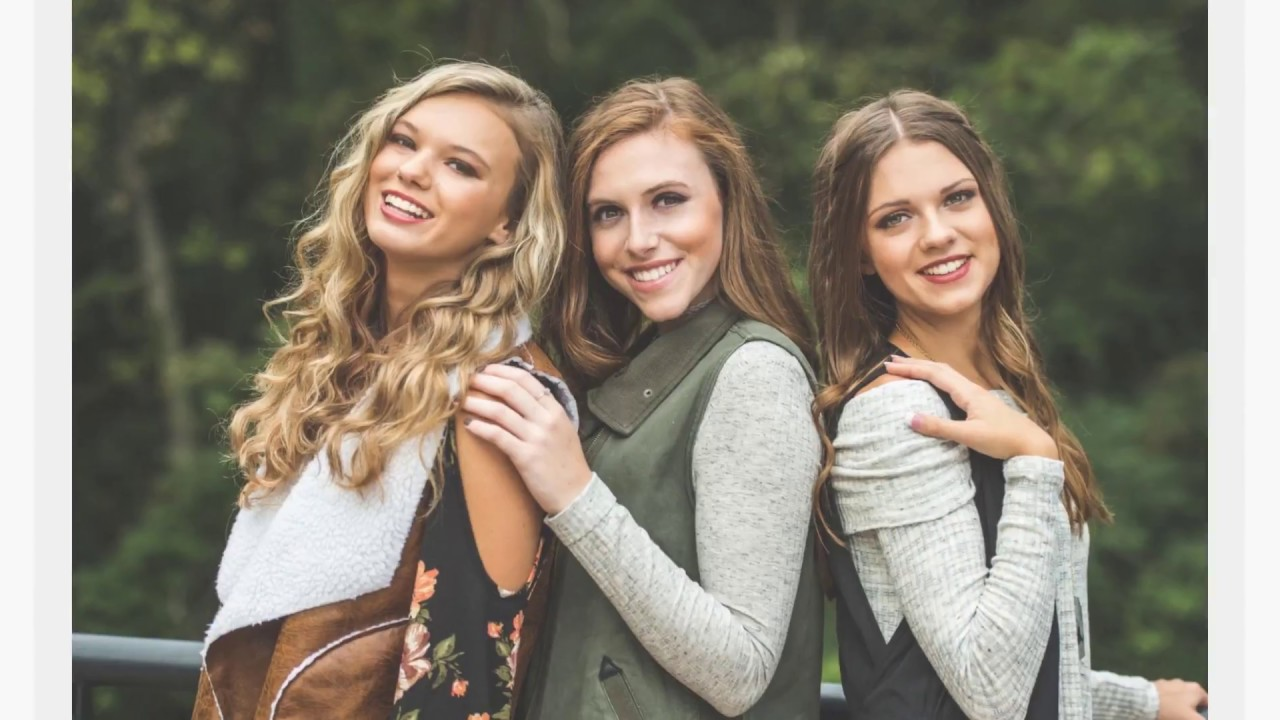
#> input picture maxresdefault.jpg, 1280 x 720 px, found by its file name
$ jupyter execute 'OpenCV(Face & Eye Detection).ipynb'
#> lines starting #> are read from the running program, lines starting #| are printed output that depends on the picture; after the words box and inside, x2 and y2 are one past the last pixel; in counts of white or black regions, pixels touching at a corner belong together
[cell 1]
import cv2
import numpy as np

[cell 2]
face_classifier = cv2.CascadeClassifier(r'C:\Users\Pavan\Desktop\Data Science Material\haarcascade_frontalface_default.xml')

[cell 3]
image =cv2.imread(r'C:\Users\Pavan\Desktop\Data Science Material\maxresdefault.jpg')
#> image is the input picture: shape (720, 1280, 3); mean B, G, R 117.3, 130.2, 137.3
cv2.imshow('Original-Image', image)
cv2.waitKey()

gray = cv2.cvtColor(image, cv2.COLOR_BGR2GRAY)
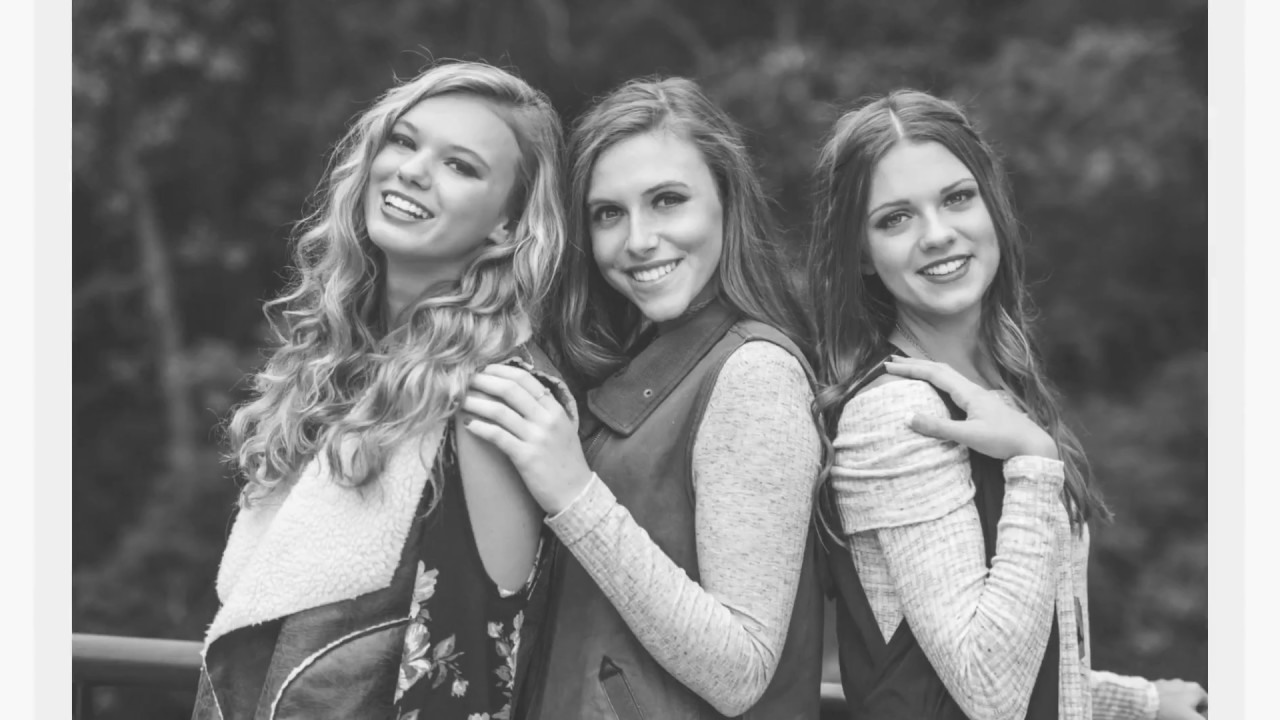
#> gray: shape (720, 1280); min 44, max 253, mean 130.9

faces = face_classifier.detectMultiScale(gray, 1.3, 5)
#> faces = [[560, 139, 172, 172], [846, 142, 170, 170]]

if faces is ():
    print('No faces found')

for (x,y,w,h) in faces:
    cv2.rectangle(image, (x,y), (x+w, y+h), (0, 255, 128), 2)
    cv2.imshow('face_detection', image)
    cv2.waitKey()
#> this loop made 2 passes
#> pass 1, `cv2.imshow('face_detection', image)`:
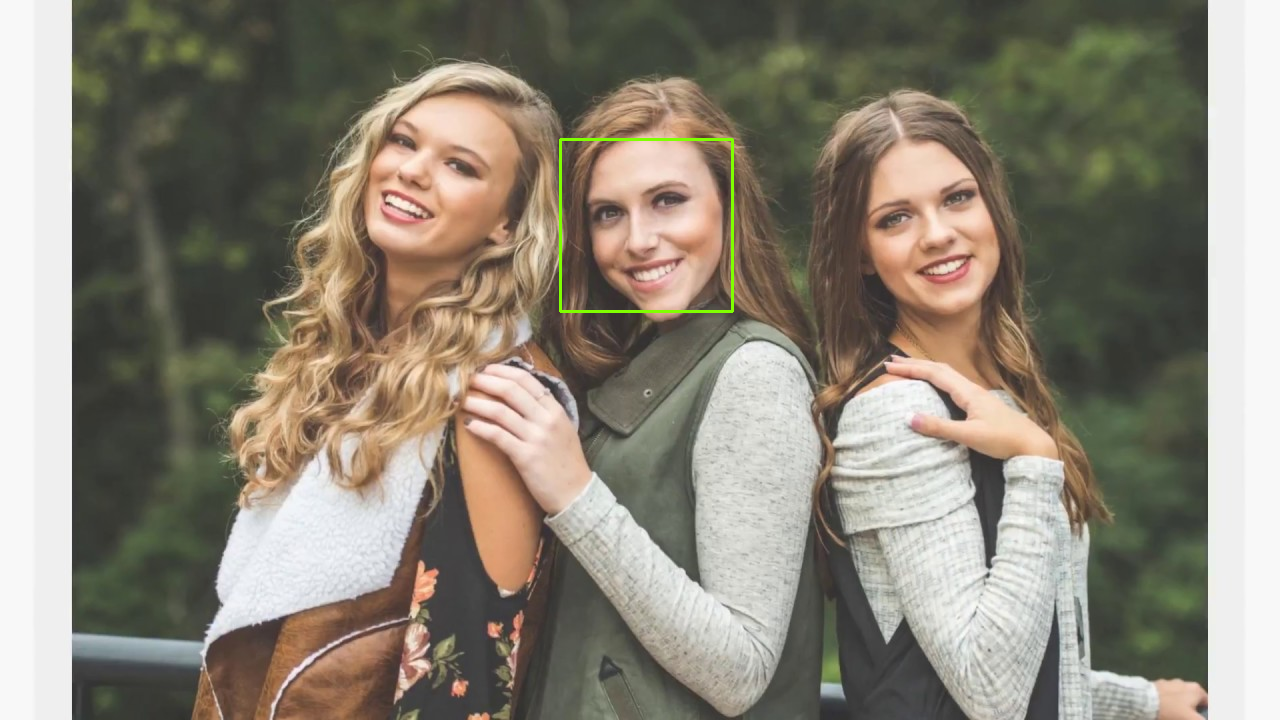
#> window 'face_detection': shape (720, 1280, 3); mean B, G, R 117, 130.6, 137.2

cv2.destroyAllWindows()

[cell 4]
import cv2
import numpy as np

[cell 5]
face_classifier = cv2.CascadeClassifier(r'C:\Users\Pavan\Desktop\Data Science Material\haarcascade_frontalface_default.xml')
eye_classifier = cv2.CascadeClassifier(r'C:\Users\Pavan\Desktop\Data Science Material\haarcascade_eye.xml')

[cell 6]
image =cv2.imread(r'C:\Users\Pavan\Desktop\Data Science Material\maxresdefault.jpg')
cv2.imshow('Original-Image', image)
cv2.waitKey()

gray = cv2.cvtColor(image, cv2.COLOR_BGR2GRAY)

faces = face_classifier.detectMultiScale(gray, 1.3, 5)

if faces is ():
    print('No faces found')

for (x,y,w,h) in faces:
    cv2.rectangle(image, (x,y), (x+w, y+h), (255, 0, 255), 3)
    cv2.imshow('face_detection', image)
    cv2.waitKey()
    roi_gray = gray[y:y+h, x:x+w]
    roi_color = image[y:y+h, x:x+w]
    eyes = eye_classifier.detectMultiScale(roi_gray)

    for (ex, ey, ew, eh) in eyes:
        cv2.rectangle(roi_color, (ex,ey), (ex+ew, ey+eh), (255,45,198), 3)
        cv2.imshow('eye_detection', image)
        cv2.waitKey()
#> this loop made 2 passes
#> (x, y, w, h, eyes) on passes 1 to 2: (560, 139, 172, 172, [[82, 42, 38, 38], [30, 56, 38, 38]]), (846, 142, 170, 170, [[92, 38, 38, 38], [29, 59, 37, 37]])
#> pass 1, `cv2.imshow('face_detection', image)`:
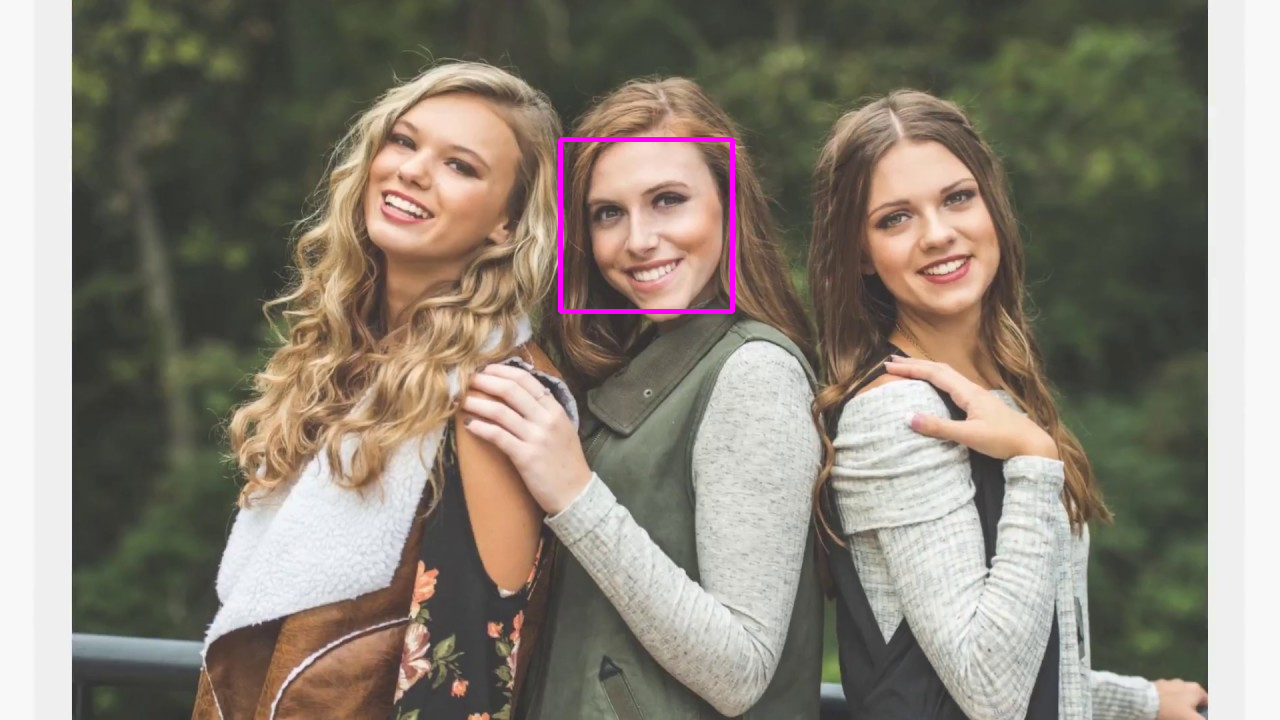
#> window 'face_detection': shape (720, 1280, 3); mean B, G, R 117.9, 129.8, 137.7
#> pass 1, `roi_gray = gray[y:y+h, x:x+w]`:
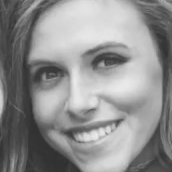
#> roi_gray: shape (172, 172); min 45, max 234, mean 142.9
#> pass 1, `roi_color = image[y:y+h, x:x+w]`:
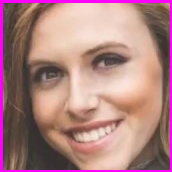
#> roi_color: shape (172, 172, 3); mean B, G, R 129, 129, 173.6
#> after the loop:
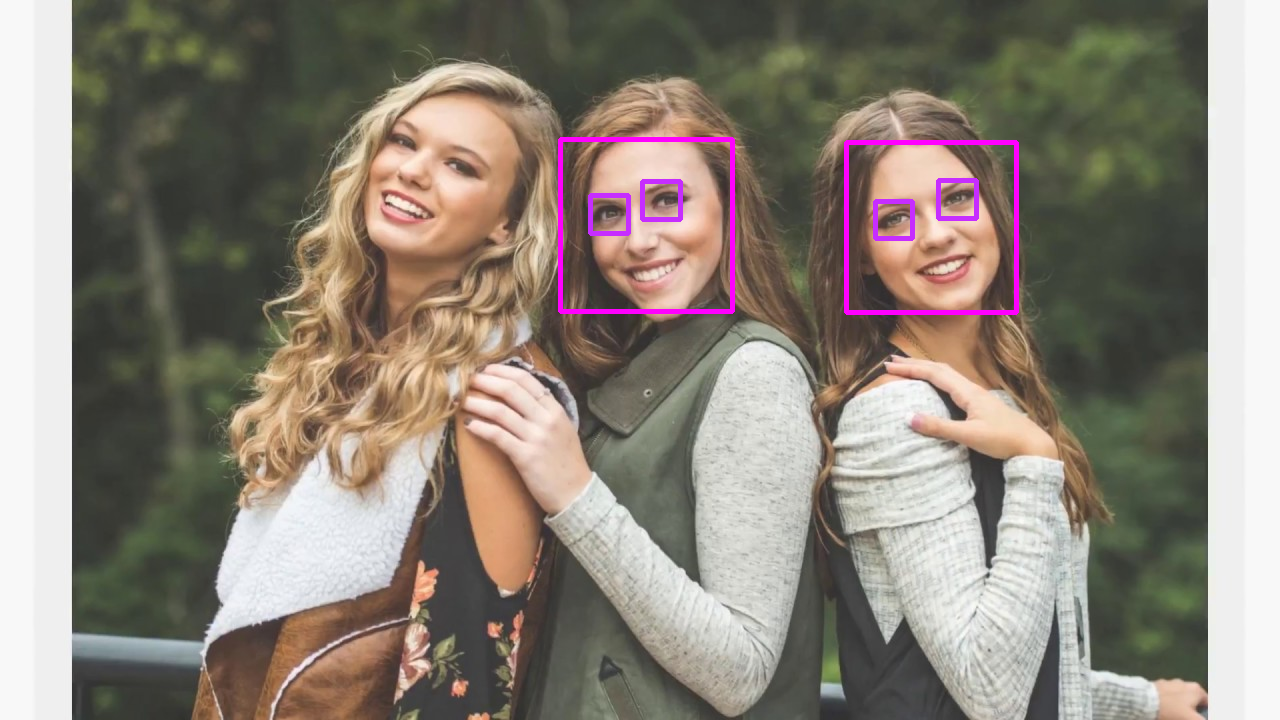
#> image: shape (720, 1280, 3); 1.06% of pixels changed, all inside (x1, y1, x2, y2) = (558, 137, 1019, 315)
#> after the loop:
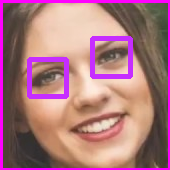
#> roi_color: shape (170, 170, 3); mean B, G, R 127.1, 118.6, 170.9
#> after the loop:
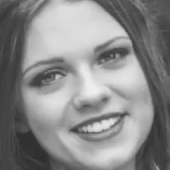
#> roi_gray: shape (170, 170); min 44, max 239, mean 137.7


cv2.destroyAllWindows()
